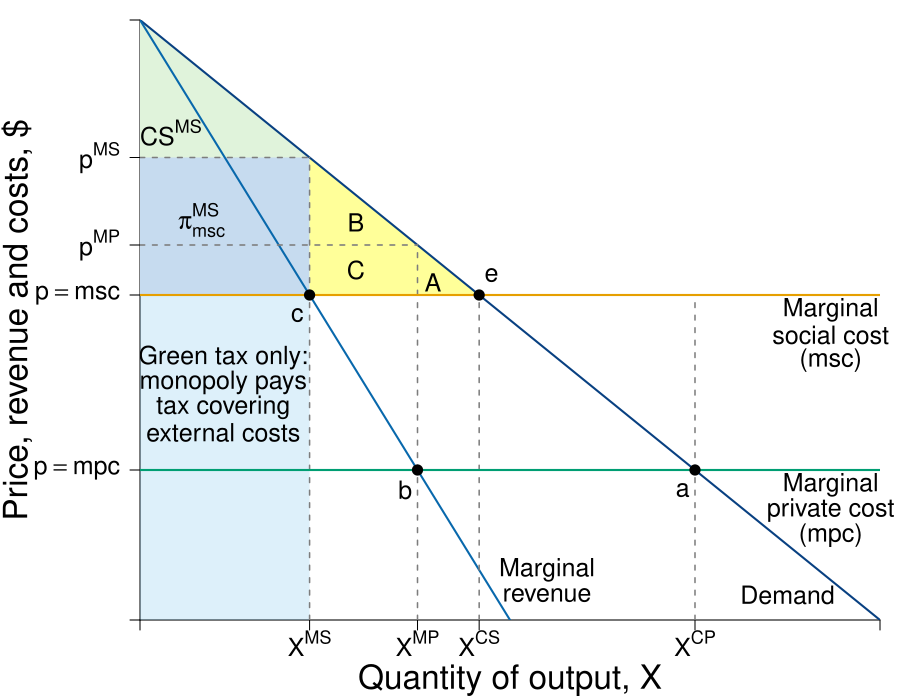

Write the R code that produced this figure.
#Graph Designer: Simon Halliday + Scott Cohn
#Authors: Bowles and Halliday
#Title: Coordination, Conflict and Competition: A Text in Microeconomics

library(shape)
pdf(file = "public_mechanism/second_best_policyb.pdf", width = 9, height = 7)

# Set parameters for graphics
axislabelsize <- 2
labelsize <- 1.5
namesize <- 1.8
annotatesize <- 1.5
graphlinewidth <- 2
segmentlinewidth <- 1.5
fadelevel <- 0.2

COL <- c("#7fc97f", "#beaed4", "#fdc086", "#ffff99", "#386cb0", "#f0027f", "#bf5b17", "#666666")
COLA <- c("#e0f3db", "#99d8c9","#66c2a4","#41ae76", "#238b45", "#005824")
COLB <- c("#c6dbef", "#4eb3d3", "#2b8cbe", "#0868ac","#084081")
COLC <- c("#fcfbfd", "#efedf5", "#dadaeb", "#bcbddc", "#9e9ac8", "#807dba", "#6a51a3", "#54278f", "#3f007d")
grays <- gray.colors(25, start = 1, end = 0, alpha = 1)
CBCols <- c("#009E73","#0072B2","#E69F00","#CC79A7", "#F0E442")


#Edited the margins to cater for the larger LHS labels
par(mar =  c(4, 7, 1, 1))

AvgRevenue <- function(x, rmax = 12, xmax = 12){
  rmax - (rmax/xmax)*x
}

MRevenue <- function(x, rmax = 12, xmax = 12){
  rmax - 2*(rmax/xmax)*x
}

AvgCost <- function(x, c0 = 2, c1 = 4){
  c0/x + c1
}

xlims <- c(0, 12)
ylims <- c(0, 12)

npts <- 501 
x <- seq(xlims[1], xlims[2], length.out = npts)
y <- seq(ylims[1], ylims[2], length.out = npts) 
a <- c(13, 16.75, 19.25)

plot(0, 0, xlim = xlims, ylim = ylims, type = "n",
     xlab = expression(paste("")),
     ylab = expression(paste("")), 
     xaxt = "n", 
     yaxt = "n", 
     cex.lab = axislabelsize, 
     bty = "n",
     xaxs = "i", 
     yaxs = "i")

costs <- c(3, 6.5)
monopoly <- c((12 - costs[1])/2, (12 - costs[2])/2)
comp <- c((12 - costs[1]), (12 - costs[2]))

ticksy <- c(0, costs[1], costs[2], AvgRevenue(monopoly[1]),  AvgRevenue(monopoly[2]), ylims[2])
ylabels <- c(NA, expression(paste(p == mpc)), expression(paste(p == msc)), expression(paste(p^{MP})),  expression(paste(p^{MS})), NA)
ticksx <- c(0, monopoly[2], monopoly[1], comp[2], comp[1], xlims[2])
xlabels <- c(NA,  expression(paste(X^{MS})), expression(paste(X^{MP})), expression(paste(X^{CS})), expression(paste(X^{CP})), NA)

axis(1, at = ticksx, pos = 0, labels = xlabels, cex.axis = labelsize)
axis(2, at = ticksy, pos = 0, labels = ylabels, las = 1, cex.axis = labelsize)

npts <- 500 
xx1 <- seq(xlims[1], xlims[2], length.out = npts)
xx3 <- seq(2, 6, length.out = npts)

#Draw the polygon for A
# xpolya <- c(comp[1], comp[1], comp[2], comp[1])
# ypolya <- c(costs[1], costs[2], costs[2], costs[1])
# polygon(x = xpolya, y = ypolya, col=rgb(230/255, 155/255, 0/255, fadelevel), 
#       density=NULL, border = NA)


#Monopoly CS no MSC: 
xpolyCSM <- c(monopoly[1], 0, 0, monopoly[1])
ypolyCSM <- c(AvgRevenue(x = monopoly[1]), 12, AvgRevenue(x = monopoly[1]), AvgRevenue(x = monopoly[1]))
polygon(x = xpolyCSM, y = ypolyCSM, col=COLA[1], density=NULL, border = NA)

#Monopoly profit no MSC, above MSC: 
xpolyMpi <- c(monopoly[2], monopoly[2], 0, 0, monopoly[2])
ypolyMpi <- c(costs[2], AvgRevenue(x = monopoly[2]), AvgRevenue(x = monopoly[2]), costs[2], costs[2])
polygon(x = xpolyMpi, y = ypolyMpi, col=COLB[1], density=NULL, border = NA)

#Monopoly profit no MSC, BELOW MSC: 
# xpolyMpiSC <- c(monopoly[2], monopoly[2], 0, 0, monopoly[2])
# ypolyMpiSC <- c(costs[1], costs[2], costs[2], costs[1], costs[1])
# polygon(x = xpolyMpiSC, y = ypolyMpiSC, col=rgb(204/255, 121/255, 167/255, fadelevel), 
#         density=NULL, border = NA)

#Total costs covering social costs 
xpolya <- c(monopoly[2], monopoly[2], 0, 0, monopoly[2])
ypolya <- c(0, costs[2], costs[2], 0, 0)
polygon(x = xpolya, y = ypolya, col=rgb(86/255, 180/255, 233/255, fadelevel),
        density=NULL, border = NA)

#Profit now Lost but is a wash
# xpolya <- c(monopoly[1], monopoly[1], monopoly[2], monopoly[2], comp[1])
# ypolya <- c(costs[1], costs[2], costs[2], costs[1], costs[1])
# polygon(x = xpolya, y = ypolya, col=rgb(230/255, 155/255, 0/255, fadelevel),
#       density=NULL, border = NA)

#Draw the polygon for B
xpolyb <- c(comp[2], monopoly[2], monopoly[2], comp[2])
ypolyb <- c(costs[2], AvgRevenue(x = monopoly[2]), costs[2], costs[2])
polygon(x = xpolyb, y = ypolyb, col=COL[4], density=NULL, border = NA)

#Draw the polygon for area C
# xpolyc <- c(monopoly[1], monopoly[1], monopoly[2], monopoly[2], monopoly[1])
# ypolyc <- c(costs[2], AvgRevenue(x = monopoly[1]), AvgRevenue(x = monopoly[2]), MRevenue(monopoly[2]), MRevenue(monopoly[2]))
# polygon(x = xpolyc, y = ypolyc, col = COLA[1], density = NULL, border = NA)

#Draw the polygon for D
# xpolyd <- c(comp[2], comp[2], monopoly[1], monopoly[1], comp[2] )
# ypolyd <- c(costs[1], AvgRevenue(x = comp[2]), AvgRevenue(x = comp[2]), costs[1], costs[1])
# polygon(x = xpolyd, y = ypolyd, col=COL[2], density=NULL, border = NA)

#Area E
# xpolye <- c(comp[1], comp[2], comp[2], comp[1])
# ypolye <- c(costs[1], AvgRevenue(x = comp[2]), costs[1], costs[1])
# polygon(x = xpolye, y = ypolye, col=COL[2], density=NULL, border = NA)


#lines(xx1, bcA(xx1, w = 10, p = 1.5), col = COLB[3], lwd = graphlinewidth)
lines(xx1, AvgRevenue(xx1, rmax = 12, xmax = 12), col = COLB[5], lwd = graphlinewidth)
lines(xx1, MRevenue(xx1, rmax = 12, xmax = 12), col = COLB[4], lwd = graphlinewidth)
#lines(xx1, AvgCost(xx1, c0 = 2, c1 = 4), col = COLA[5], lwd = graphlinewidth)

#Label the axes
#mtext(expression(paste("Quantity of output, ", X)), side=1, line = 2.5, cex = axislabelsize)

text(0.5*xlims[2], -1.2, expression(paste("Quantity of output, ", X)), xpd = TRUE, cex = axislabelsize) 
text(-2, 0.5*ylims[2], expression(paste("Price, revenue and costs, $")), xpd = TRUE, cex = axislabelsize, srt = 90) 

#Label curves
#text(10.5, 4.5, expression(paste(ac(x) == mc(x))), cex = labelsize)
#text(10.5, 3, expression(paste(p(x) == p[max] - s*x)), cex = labelsize)
text(10.5, 0.5, expression(paste("Demand")), cex = labelsize)

text(6.6, 1, expression(paste("Marginal")), cex = labelsize)
text(6.6, 0.5, expression(paste("revenue")), cex = labelsize)

text(11.2, 6.2, expression(paste("Marginal")), cex = labelsize)
text(11.2, 5.7, expression(paste("social cost")), cex = labelsize, xpd = TRUE)
text(11.2, 5.2, expression(paste("(msc)")), cex = labelsize)

text(11.2, 2.7, expression(paste("Marginal")), cex = labelsize)
text(11.2, 2.2, expression(paste("private cost")), cex = labelsize, xpd = TRUE)
text(11.2, 1.7, expression(paste("(mpc)")), cex = labelsize)

#Labels cost and profit areas
#text(2, 0.5*AvgCost(x = 4), expression("Total Costs"), cex = labelsize)
#text(2, 6, expression("Profit"), cex = labelsize)

#Draw segments for total costs
segments(0, AvgRevenue(x = monopoly[2]), monopoly[2], AvgRevenue(x = monopoly[2]), lty = 2, col = grays[20] , lwd = segmentlinewidth)
segments(0, AvgRevenue(x = 4.5), 4.5, AvgRevenue(x = 4.5), lty = 2, col = grays[20] , lwd = segmentlinewidth)

segments(monopoly[2], 0, monopoly[2], AvgRevenue(x = monopoly[2]), lty = 2, col = grays[20] , lwd = segmentlinewidth)
segments(4.5, 0, 4.5, AvgRevenue(x = 4.5), lty = 2, col = grays[20] , lwd = segmentlinewidth)
segments(comp[2], 0, comp[2], AvgRevenue(x = comp[2]), lty = 2, col = grays[20] , lwd = segmentlinewidth)
segments(9, 0, 9, costs[2], lty = 2, col = grays[20] , lwd = segmentlinewidth)

#Price lines
segments(0, 3, xlims[2], 3, lty = 1, col = CBCols[1] , lwd = graphlinewidth)
segments(0, 6.5, xlims[2], 6.5, lty = 1, col = CBCols[3] , lwd = graphlinewidth)


#Label Points for comparison
points(monopoly[2], MRevenue(x = monopoly[2]), pch = 16, col = "black", cex = 1.5)
text(monopoly[2] -0.2, MRevenue(x = monopoly[2]) - 0.4, expression(c), cex = labelsize)

points(4.5, MRevenue(x = 4.5), pch = 16, col = "black", cex = 1.5)
text(4.5 -0.2, MRevenue(x = 4.5) - 0.4, expression(b), cex = labelsize)

points(comp[2], AvgRevenue(x = comp[2]), pch = 16, col = "black", cex = 1.5)
text(comp[2] + 0.2, AvgRevenue(x = comp[2]) + 0.4, expression(e), cex = labelsize)

points(9, AvgRevenue(x = 9), pch = 16, col = "black", cex = 1.5)
text(9 -0.2, AvgRevenue(x = 9) - 0.4, expression(a), cex = labelsize)


#points(4, AvgRevenue(x = 4), pch = 16, col = "black", cex = 1.5)
#text(7.75, 5.5, expression(A), cex = labelsize)
text(4.75, 6.75, expression(A), cex = labelsize)
text(3.5, 7, expression(C), cex = labelsize)
# text(5, 5, expression(D), cex = labelsize)
# text(6.5, 4.25, expression(E), cex = labelsize)
text(3.5, 7.95, expression(B), cex = labelsize)

text(0.5, 9.75, expression(paste(CS^{MS})), cex = labelsize)
text(1, 8, expression(paste(pi[msc]^{MS})), cex = labelsize)
#text(1, 4.25, expression(paste(pi[mpc]^{MS})), cex = labelsize)

#Arrow to mr = mc
#text(7.5, 9.5, expression(paste("Profit Maximum at")), cex = labelsize)
#text(7.5, 9, expression(paste(mr == mc)), cex = labelsize)
#Arrows(6.1, 9.2, 4.2, 4.3, col = "black", lty = 1, lwd = 2, arr.type = "triangle", arr.lwd = 0.5)

text(1.35, 5.25, expression(paste("Green tax only:")), cex = labelsize)
text(1.35, 4.75, expression(paste("monopoly pays")), cex = labelsize)
text(1.35, 4.25, expression(paste("tax covering")), cex = labelsize)
text(1.35, 3.75, expression(paste("external costs")), cex = labelsize)


dev.off()
